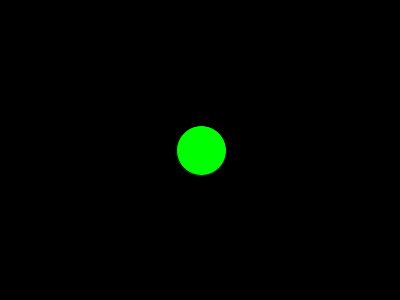
Frame 1 (no input)
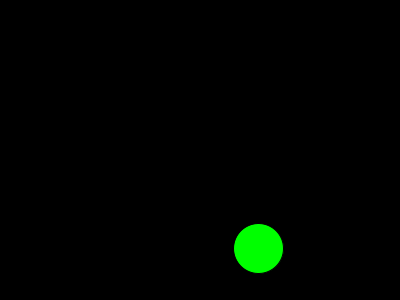
Frame 60 (the mouse pressed at the canvas centre just before this capture)
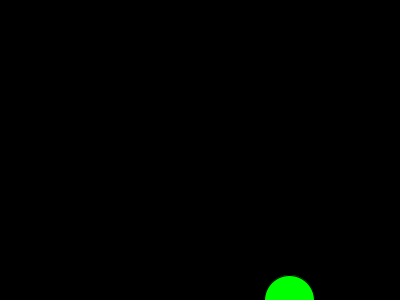
Frame 120 (the mouse held since frame 60 and released just before this capture)

The Processing sketch that drew these frames (run headless with seeded random() and noise(); from frame 60 on, the mouse is pressed at the canvas centre):

// Processing sketch: processing_167567
// ── processing_167567.pde

float px = 200;
float py = 150;
float vx = random(-4, 4);
float vy = 0;
int sz  = 50;
float gravity = 0.8;
float friction = 0.8;


void setup() {
  size(400, 300);
  rectMode(CENTER);
}

void draw() {
  background(0);

  if(dist(mouseX,mouseY,px,py)<sz/2 && !mousePressed){
    px=mouseX;
    py=mouseY;
         vx=random(-4,4);
         fill(255,0,0);
      rect(px, py, sz, sz);

  } else {

  //if(vy>0.1){
  px = px + vx;
  // }
  vy = vy + gravity;
  py = py + vy;

  

  if (py > height) {
    vy = vy * -1; 
    py = height;
    vy = vy * friction;
    vx = vx * friction;
  }

  if (px<0 || px>width) {
    vx = -vx;
  }
         fill(0,255,0);
  ellipse(px, py, sz, sz);
  }
}
